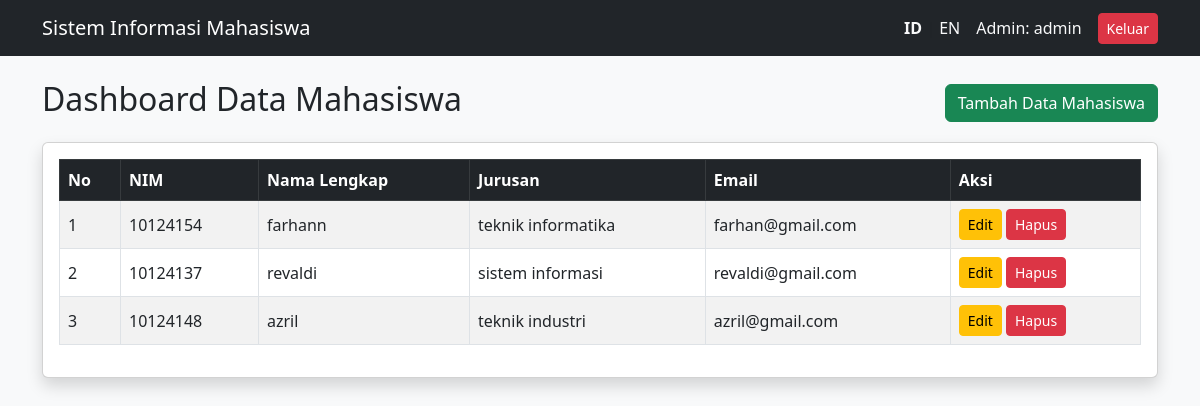
/index.php (signed in), run on the app's committed database.
### tables this page shows
CREATE TABLE `mahasiswa` (
  `id` int(11) NOT NULL,
  `nim` varchar(20) NOT NULL,
  `nama` varchar(100) NOT NULL,
  `jurusan` varchar(50) NOT NULL,
  `email` varchar(100) NOT NULL
);

### lang.php (called while the page is built, shortened)
<?php
$translations = [
    'id' => [
        'title' => 'Sistem Informasi Mahasiswa',
        'login' => 'Login Admin',
        'username' => 'Nama Pengguna',
        'password' => 'Sandi',
        'btn_login' => 'Masuk',
        'logout' => 'Keluar',
        'dashboard' => 'Dashboard Data Mahasiswa',
        'add_data' => 'Tambah Data Mahasiswa',
        'nim' => 'NIM',
        'nama' => 'Nama Lengkap',
        'jurusan' => 'Jurusan',
        'email' => 'Email',
        'action' => 'Aksi',
        'save' => 'Simpan',
        'update' => 'Perbarui',
        'edit' => 'Edit',
        'delete' => 'Hapus',
        'back' => 'Kembali',
        'success_add' => 'Data mahasiswa berhasil ditambahkan!',
        'success_update' => 'Data mahasiswa berhasil diperbarui!',
        'success_delete' => 'Data mahasiswa berhasil dihapus!',
        'err_empty' => 'Semua kolom form wajib diisi!',
        'err_login' => 'Username atau password salah!'
    ],
    'en' => [
        'title' => 'Student Information System',
        'login' => 'Admin Login',
        'username' => 'Username',
        'password' => 'Password',
        'btn_login' => 'Login',
        'logout' => 'Logout',
        'dashboard' => 'Student Data Dashboard',
        'add_data' => 'Add Student Data',
        'nim' => 'Student ID (NIM)',
        'nama' => 'Full Name',
        'jurusan' => 'Major',
        'email' => 'Email',
        'action' => 'Action',
        'save' => 'Save',
        'update' => 'Update',
        'edit' => 'Edit',
        'delete' => 'Delete',
        'back' => 'Back',
        'success_add' => 'Student data successfully added!',
        'success_update' => 'Student data successfully updated!',
        'success_delete' => 'Student data successfully deleted!',
        'err_empty' => 'All form fields must be filled!',
        'err_login' => 'Invalid username or password!'
    ]
];
function __($key) {
    global $translations;
    $lang = $_SESSION['lang'];
    return $translations[$lang][$key] ?? $key;
}
?>

### index.php (the view, shortened to what this page needs)
<?php
require_once 'koneksi.php';
require_once 'lang.php';
$result = mysqli_query($conn, "SELECT * FROM mahasiswa");
?>
<!DOCTYPE html>
<html lang="<?= $_SESSION['lang'] ?>">
<head>
    <link rel="stylesheet" href="https://cdn.jsdelivr.net/npm/bootstrap@5.3.0/dist/css/bootstrap.min.css">
</head>
<body class="bg-light">
    <nav class="navbar navbar-dark bg-dark mb-4">
        <div class="container">
            <a class="navbar-brand" href="#"><?= __('title') ?></a>
            <div class="d-flex align-items-center">
                <div class="me-3">
                    <a href="?lang=id" class="text-light text-decoration-none <?= $_SESSION['lang']=='id'?'fw-bold text-warning':'' ?>">ID</a> |
                    <a href="?lang=en" class="text-light text-decoration-none <?= $_SESSION['lang']=='en'?'fw-bold text-warning':'' ?>">EN</a>
                </div>
                <span class="text-light me-3">Admin: <?= $_SESSION['username'] ?></span>
                <a href="logout.php" class="btn btn-danger btn-sm"><?= __('logout') ?></a>
            </div>
        </div>
    </nav>
    <div class="container">
        <div class="d-flex justify-content-between align-items-center mb-3">
            <h2><?= __('dashboard') ?></h2>
            <a href="create.php" class="btn btn-success"><?= __('add_data') ?></a>
        </div>
        <div class="card shadow">
            <div class="card-body">
                <table class="table table-bordered table-striped align-middle">
                    <thead class="table-dark">
                        <tr>
                            <th>No</th>
                            <th><?= __('nim') ?></th>
                            <th><?= __('nama') ?></th>
                            <th><?= __('jurusan') ?></th>
                            <th><?= __('email') ?></th>
                            <th><?= __('action') ?></th>
                        </tr>
                    </thead>
                    <tbody>
                        <?php $no = 1; while ($row = mysqli_fetch_assoc($result)): ?>
                        <tr>
                            <td><?= $no++ ?></td>
                            <td><?= htmlspecialchars($row['nim']) ?></td>
                            <td><?= htmlspecialchars($row['nama']) ?></td>
                            <td><?= htmlspecialchars($row['jurusan']) ?></td>
                            <td><?= htmlspecialchars($row['email']) ?></td>
                            <td>
                                <a href="update.php?id=<?= $row['id'] ?>" class="btn btn-warning btn-sm"><?= __('edit') ?></a>
                                <a href="delete.php?id=<?= $row['id'] ?>" class="btn btn-danger btn-sm" onclick="return confirm('Yakin ingin menghapus data ini?')"><?= __('delete') ?></a>
                            </td>
                        </tr>
                        <?php endwhile; ?>
                    </tbody>
                </table>
            </div>
        </div>
    </div>
</body>
</html>

### data on the page
mahasiswa: nim "10124154", nama "farhann", jurusan "teknik informatika", email "farhan@gmail.com"
mahasiswa: nim "10124137", nama "revaldi", jurusan "sistem informasi", email "revaldi@gmail.com"
mahasiswa: nim "10124148", nama "azril", jurusan "teknik industri", email "azril@gmail.com"

### other printed values
__('title') "Sistem Informasi Mahasiswa"
$_SESSION['username'] "admin"
__('logout') "Keluar"
__('dashboard') "Dashboard Data Mahasiswa"
__('add_data') "Tambah Data Mahasiswa"
__('nim') "NIM"
__('nama') "Nama Lengkap"
__('jurusan') "Jurusan"
__('email') "Email"
__('action') "Aksi"
